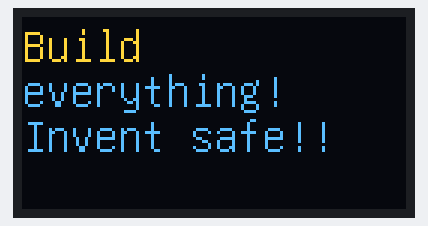
Simulated run of this sketch. Board: Arduino Uno, built with avr-gcc and run on an emulated ATmega328P. Shown: 128×64 one-colour display. The OLED is the two-colour kind (top 16 rows yellow).

Above: at 0.3 s.

The sketch:

day21_oled.ino
```cpp
#include <U8glib.h>

U8GLIB_SH1106_128X64  My_u8g_Panel(U8G_I2C_OPT_NONE); // I2C / TWI

void draw(void) {
  // graphic commands to redraw the complete screen should be placed here
  My_u8g_Panel.setFont(u8g_font_unifont);
  My_u8g_Panel.drawStr( 0, 15, "Build");
  My_u8g_Panel.drawStr( 0, 30, "everything!");
  My_u8g_Panel.drawStr( 0, 45, "Invent safe!!");

}

void setup(void) {
  // flip screen, if required
  // My_u8g_Panel.setRot180();

  // assign default color value
  My_u8g_Panel.setColorIndex(1); // pixel on
}

void loop(void) {
  // picture loop
  My_u8g_Panel.firstPage();
  do {
    draw();
  } while( My_u8g_Panel.nextPage() );


}
```
